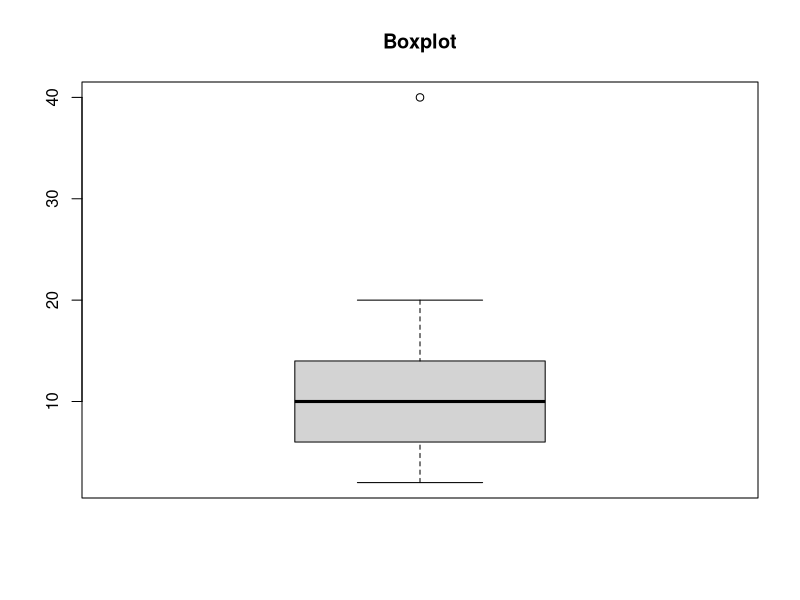
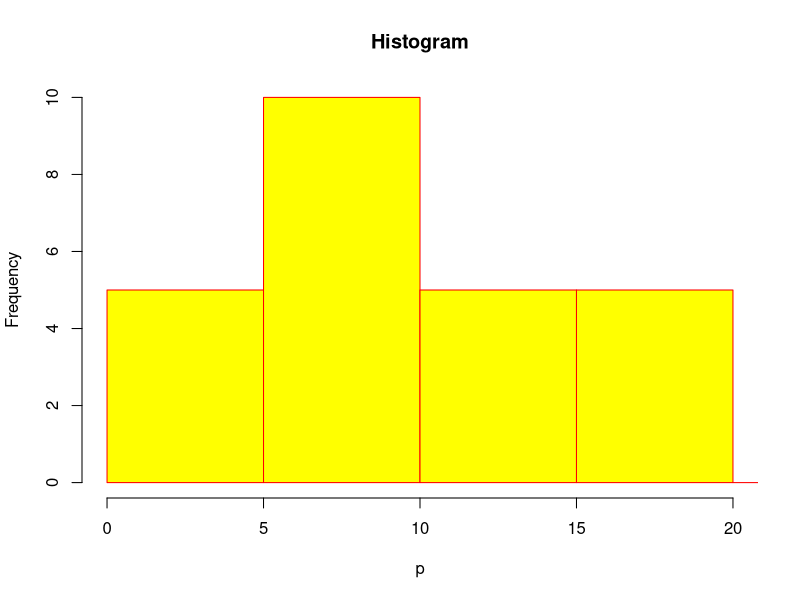
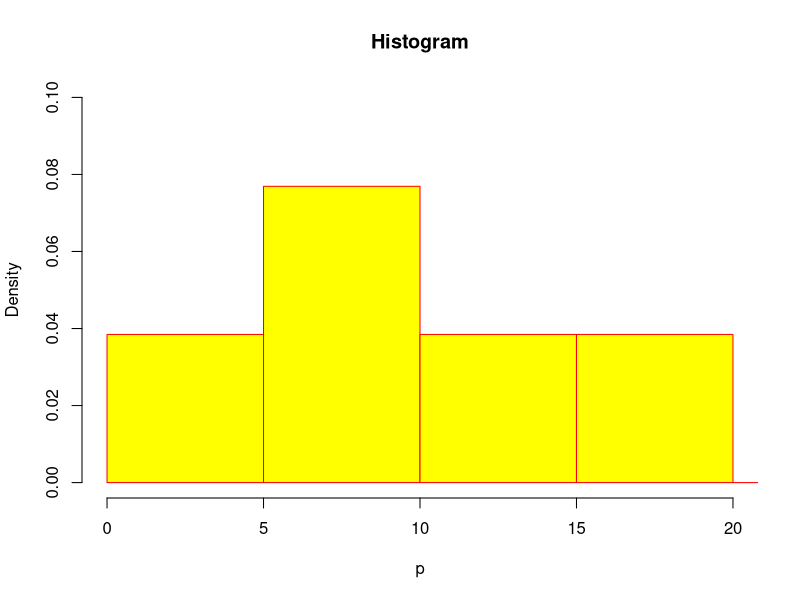
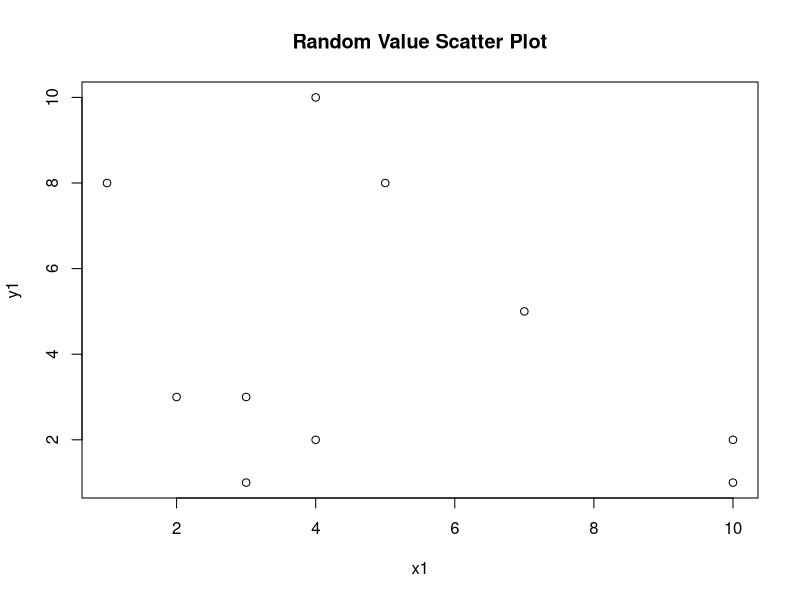
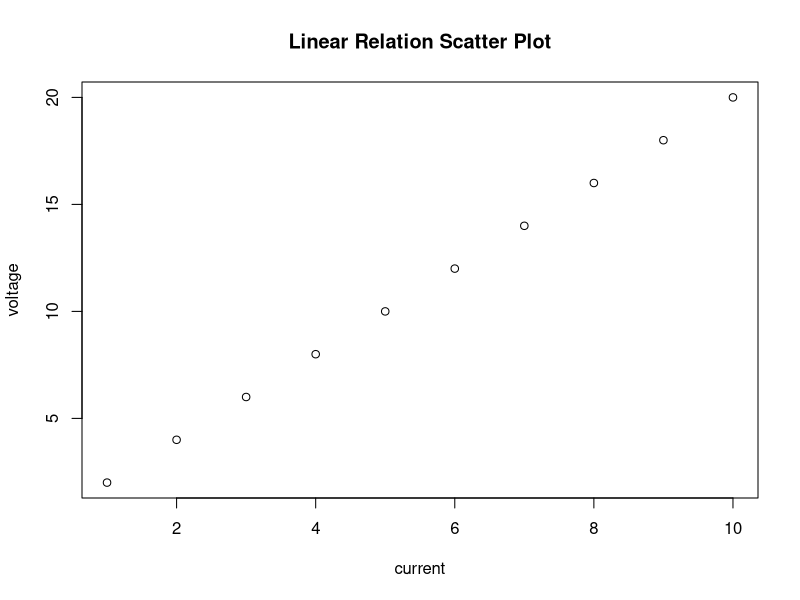
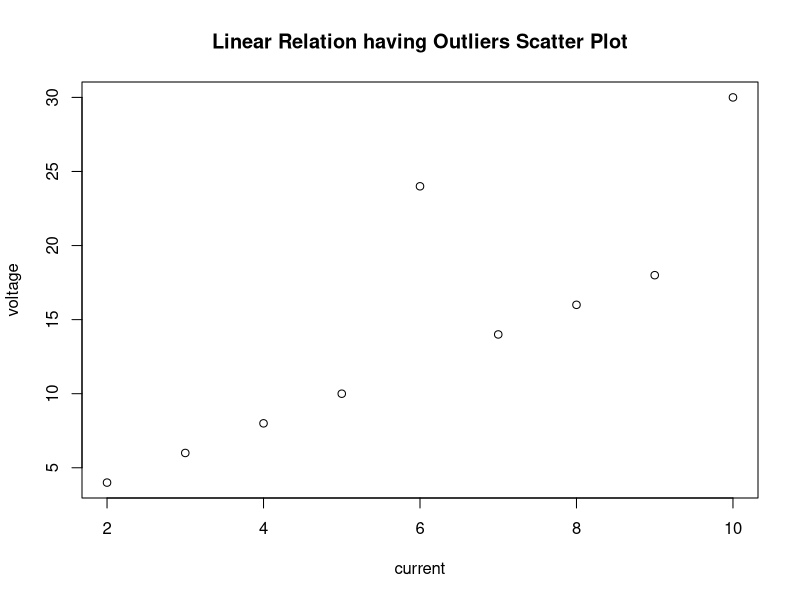

The R script that drew these images, in order:
#PLOTS

#p=c(0.1,0.2,0.3,0.4,0.4,0.1,0.1,0.4,0.3,0.4,0.3,0.6,0.7,0.8,0.9,0.2,0.4,0.3,0.4)
p=c(4,6,8,10,12,14,16,20,2,4,2,6,8,40,10,12,16,12,18,8,12,20,10,8,6,4)


#1]
#Boxplot
boxplot(p,main="Boxplot")

#2]
#For the Regular Histogram
hist(p,
     main="Histogram",
     col="Yellow",
     border="Red",
     xlim = c(0,20),
     ylim=c(0,10))

#For the Density Histogram
hist(p,
     main="Histogram",
     col="Yellow",
     border="Red",
     xlim = c(0,20),
     ylim=c(0,0.1),
     freq = F)
        
     #Write in console        
     install.packages("plyr")
     library("plyr")
     freq_table <- count(p)
     rf=freq_table$freq/sum(freq_table$freq)
     #round(freq_table$rf, digits = 2)
     freq_table$rf = rf
     freq_table

#3]#Scatter Plot

#a)    
     x1=sample(1:10 , 10, replace=T)
     y1=sample(1:10 , 10, replace=T)
     
     plot(x=x1,y=y1,main="Random Value Scatter Plot")

#b)
     current=c(1,2,3,4,5,6,7,8,9,10)
     voltage=c(2,4,6,8,10,12,14,16,18,20)
     plot(x=current,y=voltage,main="Linear Relation Scatter Plot")

#c) 
     current=c(2,3,4,5,6,7,8,9,10)
     voltage=c(4,6,8,10,24,14,16,18,30)
     plot(x=current,y=voltage,main="Linear Relation having Outliers Scatter Plot")